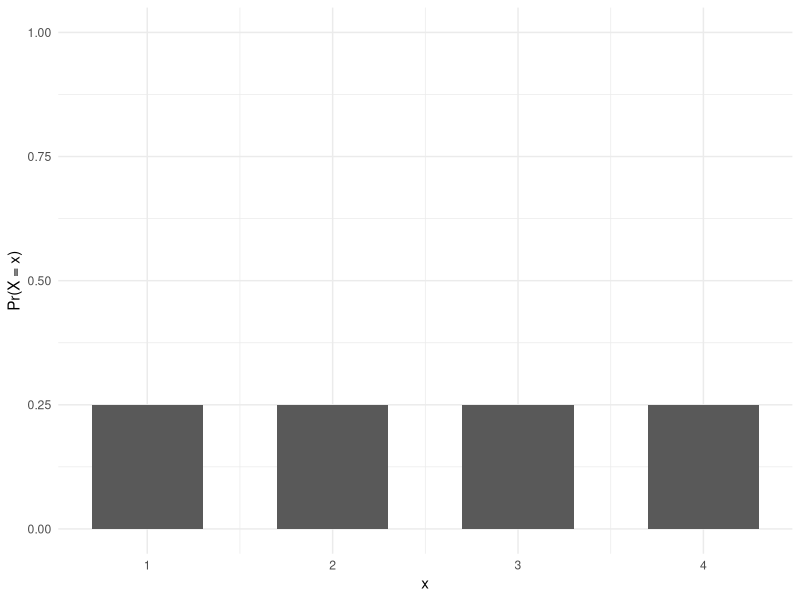
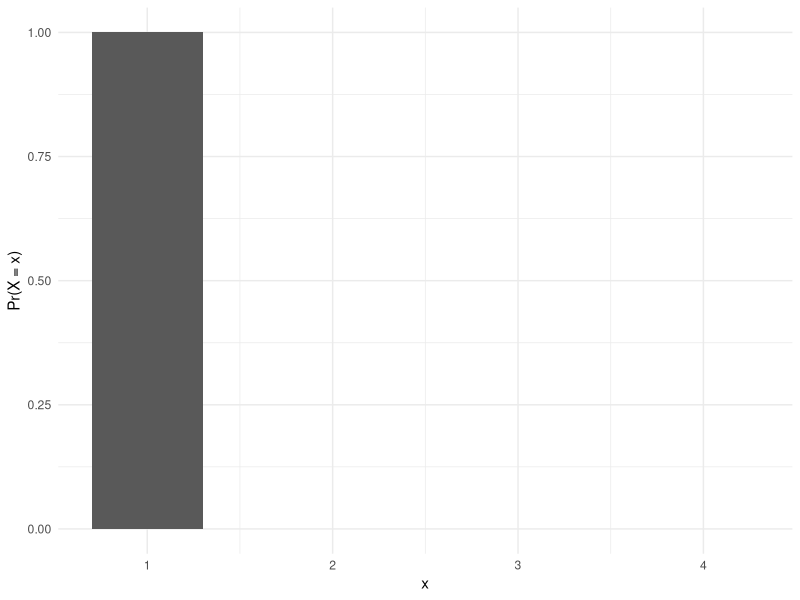

Here is the R script that generated these plots, in order:
library(tidyverse)

plot_discrete <- function(probs) {
  df <- tibble(
    x = seq_along(probs),
    p = probs
  )

  ggplot(df, aes(x = x, y = p)) +
    geom_col(width = 0.6) +
    scale_x_continuous(breaks = df$x) +
    scale_y_continuous(limits = c(0, 1)) +
    labs(x = "x", y = "Pr(X = x)") +
    theme_minimal()
}

N <- 4

uniform_probs <- rep(1 / N, N)
plot_discrete(uniform_probs)

delta_probs <- c(1, 0, 0, 0)
plot_discrete(delta_probs)
